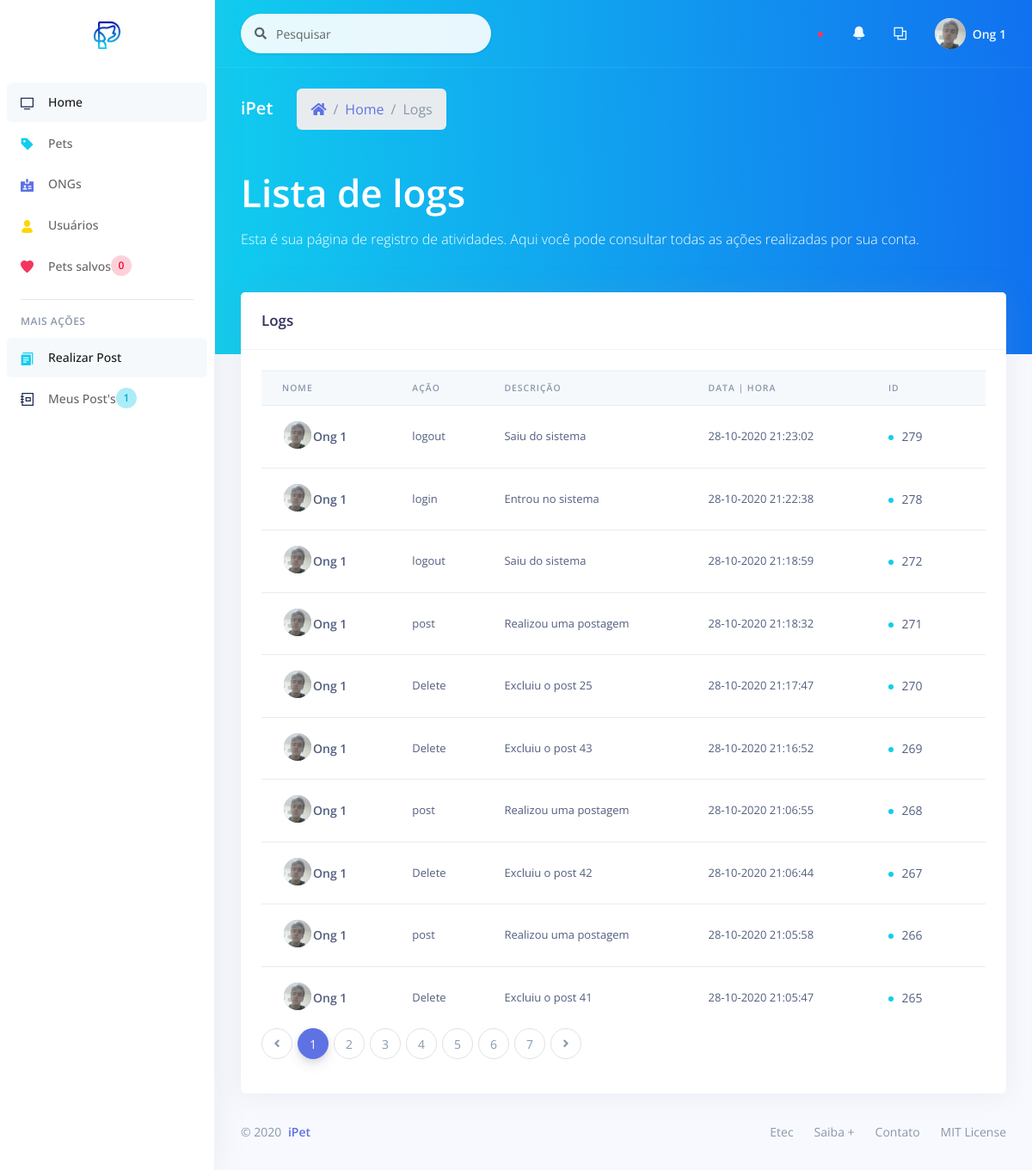
The app's page /_site/_ong/list/list_log.php (signed in) with its own data.
### tables this page shows
CREATE TABLE `log` (
  `id_log` int(11) NOT NULL,
  `description` varchar(200) NOT NULL,
  `action` varchar(50) NOT NULL,
  `user_id` int(11) NOT NULL,
  `user_name` varchar(200) NOT NULL,
  `user_doc` varchar(11) NOT NULL,
  `created_at` varchar(50) NOT NULL
);

### _site/_ong/list/list_log.php (the view, shortened to what this page needs)
<?php
include_once('../../controller/connect.php');
?>
<!DOCTYPE html>
<html>
<head>
  <?php
    include_once "../../assets/components/styles.php";
  ?>
</head>
<body>
  <?php
    include_once "../components/sidenav.php";
  ?>
  <div class="main-content" id="panel">
    <?php
      include_once "../components/top_nav.php";
    ?>
    <div class="header bg-gradient-info pb-6">
      <div class="container-fluid">
        <div class="header-body">
          <div class="row align-items-center py-4">
            <div class="col-lg-6 col-7">
              <h6 class="h2 text-white d-inline-block mb-0">iPet</h6>
              <nav aria-label="breadcrumb" class="d-none d-md-inline-block ml-md-4">
                <ol class="breadcrumb breadcrumb-links breadcrumb-dark">
                  <li class="breadcrumb-item"><a href="#"><i class="fas fa-home"></i></a></li>
                  <li class="breadcrumb-item"><a href="../home.php">Home</a></li>
                  <li class="breadcrumb-item active" aria-current="page">Logs</li>
                </ol>
              </nav>
            </div>
          </div>
          <div class="row">
            <div class="col">
            <h1 class="display-2 text-white">Lista de logs</h1>
            <p class="text-white mt-0 mb-5">Esta é sua página de registro de atividades. Aqui você pode consultar todas as ações realizadas por sua conta.</p>
            </div>
          </div>
        </div>
      </div>
    </div>
    <div class="container-fluid mt--6">
      <div class="row">
        <div class="col-xl-12 order-xl-1">
          <div class="card">
            <div class="card-header">
              <div class="row align-items-center">
                <div class="col-8">
                  <h3 class="mb-0">Logs</h3>
                </div>
              </div>
            </div>
            <div class="card-body">
              <div class="table-responsive">
                <div>
                <?php
                  $num_page_itens = 10;
                  $page = (isset($_GET['page']))? $_GET['page'] : 1;
                  $id = $_SESSION['user_id'];
                  $sql_num_log = "SELECT * FROM log WHERE user_id = '$id'";
                  $res_num_log = mysqli_query($con, $sql_num_log);
                  $init = ($num_page_itens*$page)-$num_page_itens;
                  $sql_log = "SELECT * FROM log WHERE user_id = '$id' ORDER BY id_log DESC LIMIT $init, $num_page_itens";
                  $res_log = mysqli_query($con, $sql_log);
                  $array_log = mysqli_fetch_assoc($res_log);
                  $quanty_logs = mysqli_num_rows($res_num_log);
                  $num_pages = ceil($quanty_logs/$num_page_itens);
                  $profile_image =  $_SESSION['profile_image'];
                ?>
                  <table class="table align-items-center">
                    <thead class="thead-light">
                      <tr>
                        <th scope="col" class="sort" data-sort="name">Nome</th>
                        <th scope="col" class="sort" data-sort="budget">Ação</th>
                        <th scope="col" class="sort" data-sort="status">Descrição</th>
                        <th scope="col" class="sort" data-sort="completion">Data | Hora</th>
                        <th scope="col">ID</th>
                      </tr>
                    </thead>
                    <tbody class="list">
                    <?php
                    do{
                    ?>
                    <tr>
                      <th scope="row">
                        <div class="media align-items-center">
                          <div class="avatar-group">
                            <a href="#" class="avatar avatar-sm rounded-circle" data-toggle="tooltip" data-original-title="<?= $array_log['user_name']; ?>">
                              <img alt="Image placeholder" src="<?= PUBLICO . 'img/users/' . $profile_image; ?>">
                            </a>
                          </div>
                          <div class="media-body">
                            <span class="name mb-0 text-sm"><?= $array_log['user_name']; ?></span>
                          </div>
                        </div>
                      </th>
                      <td class="budget">
                      <?= $array_log['action']; ?>
                      </td>
                      <td>
                      <?= $array_log['description']; ?>
                      </td>
                      <td>
                      <?= $array_log['created_at']; ?>
                      </td>
                      <td>
                        <span class="badge badge-dot mr-4">
                          <i class="bg-info"></i>
                          <span class="status"><?= $array_log['id_log']; ?></span>
                        </span>
                      </td>
                    </tr>
                    <?php
                    } while($array_log = mysqli_fetch_assoc($res_log));
                    ?>
                    </tbody>
                  </table>
                </div>
              </div>
              <nav aria-label="...">
                    <ul class="pagination">
                      <li class="page-item">
                        <a class="page-link" href="list_log.php?page=<?php if($page==1){ echo 1;}else{echo $page-1;};?>" tabindex="-1">
                          <i class="fa fa-angle-left"></i>
                        </a>
                      </li>
                      <?php
                        for($i=1;$i<$num_pages+1;$i++){
                          $current = "";
                          if($page == $i){
                            $current = "active";
                          }
                      ?>
                      <li class="page-item <?= $current; ?>"><a class="page-link" href="list_log.php?page=<?= $i; ?>"><?= $i; ?></a></li>
                      <?php }?>
                      <li class="page-item">
                        <a class="page-link" href="list_log.php?page=<?php if($page<$num_pages){ echo $page+1;}else{echo $page;};?>">
                          <i class="fa fa-angle-right"></i>
                        </a>
                      </li>
                    </ul>
              </nav>
            </div>
          </div>
        </div>
      </div>
      <?php
        include_once "../../assets/components/footer.php";
      ?>
    </div>
  </div>
</body>
</html>

### records on screen
log: user_name "Ong 1", action "logout", description "Saiu do sistema", created_at "28-10-2020 21:23:02", id_log "279"
log: user_name "Ong 1", action "login", description "Entrou no sistema", created_at "28-10-2020 21:22:38", id_log "278"
log: user_name "Ong 1", action "logout", description "Saiu do sistema", created_at "28-10-2020 21:18:59", id_log "272"
log: user_name "Ong 1", action "post", description "Realizou uma postagem", created_at "28-10-2020 21:18:32", id_log "271"
log: user_name "Ong 1", action "Delete", description "Excluiu o post 25", created_at "28-10-2020 21:17:47", id_log "270"
log: user_name "Ong 1", action "Delete", description "Excluiu o post 43", created_at "28-10-2020 21:16:52", id_log "269"
log: user_name "Ong 1", action "post", description "Realizou uma postagem", created_at "28-10-2020 21:06:55", id_log "268"
log: user_name "Ong 1", action "Delete", description "Excluiu o post 42", created_at "28-10-2020 21:06:44", id_log "267"
log: user_name "Ong 1", action "post", description "Realizou uma postagem", created_at "28-10-2020 21:05:58", id_log "266"
log: user_name "Ong 1", action "Delete", description "Excluiu o post 41", created_at "28-10-2020 21:05:47", id_log "265"

### other values on screen
$count_favorite "0"
$count_post "1"
$_SESSION['name'] "Ong 1"
